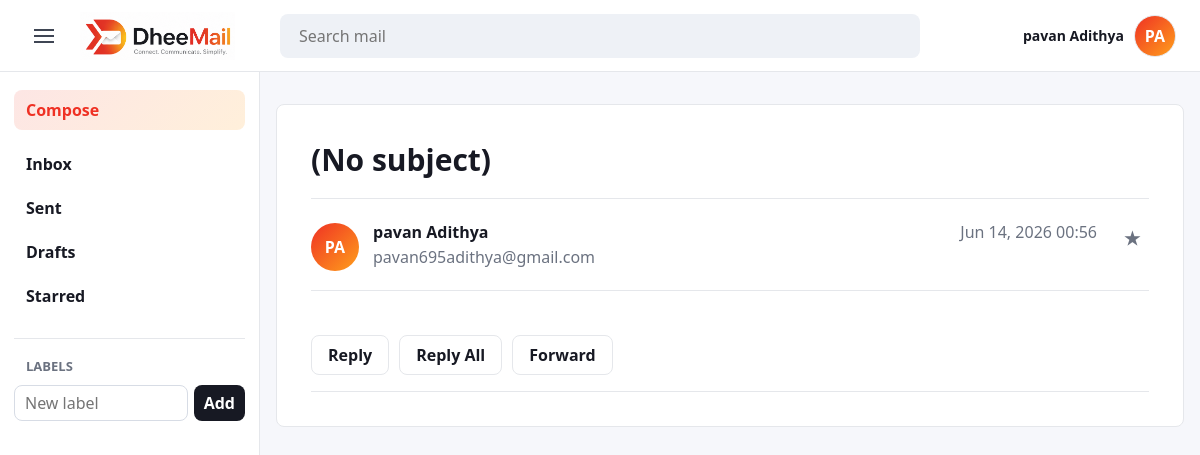
The page /emails/2/ (signed in) on the database its author committed.
### mailapp/models.py (models this page shows, shortened)
class User(AbstractUser):
    class Gender(models.TextChoices):
        FEMALE = "female", "Female"
        MALE = "male", "Male"
        OTHER = "other", "Other"
        PREFER_NOT_TO_SAY = "prefer_not_to_say", "Prefer not to say"
    avatar = models.ImageField(upload_to="avatars/", blank=True, null=True)
    gender = models.CharField(max_length=20, choices=Gender.choices, blank=True)
    contact = models.CharField(max_length=20, blank=True)
    def initials(self):
        name = self.get_full_name() or self.username
        return "".join(part[0].upper() for part in name.split()[:2]) or "U"

class Email(models.Model):
    class Status(models.TextChoices):
        DRAFT = "draft", "Draft"
        SENT = "sent", "Sent"
        READ = "read", "Read"
        STARRED = "starred", "Starred"
        DELETED = "deleted", "Deleted"
    sender = models.ForeignKey(User, on_delete=models.CASCADE, related_name="sent_emails")
    deleted_by = models.ManyToManyField(User, blank=True, related_name="deleted_emails")
    starred_by = models.ManyToManyField(User, blank=True, related_name="starred_emails")
    parent_email = models.ForeignKey(
        "self",
        on_delete=models.SET_NULL,
        blank=True,
        null=True,
        related_name="responses",
    )
    thread_root = models.ForeignKey(
        "self",
        on_delete=models.SET_NULL,
        blank=True,
        null=True,
        related_name="thread_messages",
    )
    subject = models.CharField(max_length=255, blank=True)
    body = models.TextField(blank=True)
    status = models.CharField(max_length=20, choices=Status.choices, default=Status.DRAFT)
    created_at = models.DateTimeField(auto_now_add=True)
    updated_at = models.DateTimeField(auto_now=True)
    sent_at = models.DateTimeField(blank=True, null=True)
    class Meta:
        ordering = ["-updated_at"]

### mailapp/views.py (the view)
# urls.py: path("emails/<int:pk>/", views.email_detail, name="email_detail"),
@login_required
def email_detail(request, pk):
    email = get_object_or_404(
        Email.objects.select_related("sender").prefetch_related("recipients__user", "attachments"),
        pk=pk,
    )
    if not visible_to_user(email, request.user) or email.deleted_by.filter(pk=request.user.pk).exists():
        return redirect("inbox")
    recipient = email.recipients.filter(user=request.user).first()
    if recipient and not recipient.has_read:
        recipient.has_read = True
        recipient.save(update_fields=["has_read"])
    recipients = list(email.recipients.select_related("user"))
    if email.sender_id != request.user.id:
        recipients = [
            item
            for item in recipients
            if item.kind != Recipient.Kind.BCC or item.user_id == request.user.id
        ]
    is_starred = email.starred_by.filter(pk=request.user.pk).exists()
    user_recipient = email.recipients.filter(user=request.user).first()
    assigned_label_ids = set(email.labels.filter(owner=request.user).values_list("id", flat=True))
    return render(
        request,
        "mailapp/email_detail.html",
        {
            "email": email,
            "visible_recipients": recipients,
            "is_starred": is_starred,
            "user_recipient": user_recipient,
            "assigned_label_ids": assigned_label_ids,
        },
    )

### mailapp/forms.py (shortened to what this page needs)
class LabelForm(forms.ModelForm):
    class Meta:
        model = Label
        fields = ("name",)
        widgets = {
            "name": forms.TextInput(attrs={"placeholder": "New label"}),
        }

### mailapp/context_processors.py (called while the page is built)
def mail_sidebar(request):
    if not request.user.is_authenticated:
        return {}
    unread_count = (
        Recipient.objects.filter(user=request.user, has_read=False)
        .exclude(email__status=Email.Status.DELETED)
        .exclude(email__deleted_by=request.user)
        .distinct()
        .count()
    )
    return {
        "sidebar_unread_count": unread_count,
        "sidebar_labels": Label.objects.filter(owner=request.user),
        "sidebar_label_form": LabelForm(),
    }

### mailapp/views.py (called while the page is built)
def visible_to_user(email, user):
    return email.sender_id == user.id or email.recipients.filter(user=user).exists()

### templates/mailapp/email_detail.html (shortened to what this page needs)
{% extends "base.html" %}
{% block content %}
<article class="email-detail">
    <h1 class="email-subject">{{ email.subject|default:"(No subject)" }}</h1>
    <div class="email-detail__header">
        <div class="sender-card">
            <div class="sender-avatar">
                {% if email.sender.avatar %}
                    <img src="{{ email.sender.avatar.url }}" alt="{{ email.sender.username }}">
                {% else %}
                    <span>{{ email.sender.initials }}</span>
                {% endif %}
            </div>
            <div>
                <strong>{{ email.sender.get_full_name|default:email.sender.username }}</strong>
                <p>{{ email.sender.email|default:email.sender.username }}</p>
            </div>
        </div>
        <div class="email-meta">
            <time>
                {% if email.sent_at %}
                    {{ email.sent_at|date:"M d, Y H:i" }}
                {% else %}
                    {{ email.updated_at|date:"M d, Y H:i" }}
                {% endif %}
            </time>
        </div>
        <div class="email-detail__actions">
            <form method="post" action="{% url 'toggle_star' email.pk %}" data-star-form>
                <button class="star-button {% if is_starred %}is-starred{% endif %}" type="submit" aria-label="Toggle star">&#9733;</button>
            </form>
        </div>
    </div>
    <div class="email-reply-actions email-reply-actions--bottom">
        <a class="secondary-button" href="{% url 'reply_email' email.pk %}">Reply</a>
        <a class="secondary-button" href="{% url 'reply_all_email' email.pk %}">Reply All</a>
        <a class="secondary-button" href="{% url 'forward_email' email.pk %}">Forward</a>
    </div>
</article>
{% endblock %}

### templates/base.html (shortened to what this page needs)
{% load static %}
<!doctype html>
<html lang="en">
<head>
    <link rel="stylesheet" href="{% static 'mailapp/css/styles.css' %}">
</head>
<body>
    {% if user.is_authenticated %}
    <header class="topbar">
        <div class="topbar__left">
            <button class="icon-button" type="button" data-sidebar-toggle aria-label="Toggle sidebar">
                <span></span>
                <span></span>
                <span></span>
            </button>
            <a class="brand" href="{% url 'dashboard' %}" aria-label="DheeMail dashboard">
                <img src="{% static 'mailapp/img/dheemail-logo-top.png' %}" alt="DheeMail">
            </a>
        </div>
        <form class="search" role="search" data-search-url="{% url 'search_emails' %}" autocomplete="off">
            <input type="search" placeholder="Search mail" aria-label="Search mail" data-search-input>
        </form>
        <div class="avatar-menu">
            <span class="navbar-user-name">{{ user.get_full_name|default:user.username }}</span>
            <button class="avatar-button" type="button" aria-label="Account menu" aria-expanded="false" data-dropdown-toggle>
                {% if user.avatar %}
                    <img src="{{ user.avatar.url }}" alt="{{ user.username }}">
                {% else %}
                    <span>{{ user.initials }}</span>
                {% endif %}
            </button>
        </div>
    </header>
    {% endif %}
    {% if user.is_authenticated %}
    <div class="app-layout">
        <aside class="sidebar" aria-label="Mailbox navigation">
            <nav class="sidebar-nav">
                <a class="sidebar-compose {% if request.resolver_match.url_name == 'compose' %}is-active{% endif %}" href="{% url 'compose' %}">Compose</a>
                <a class="{% if request.resolver_match.url_name == 'inbox' %}is-active{% endif %}" href="{% url 'inbox' %}">
                    <span>Inbox</span>
                </a>
                <a class="{% if request.resolver_match.url_name == 'sent' %}is-active{% endif %}" href="{% url 'sent' %}">Sent</a>
                <a class="{% if request.resolver_match.url_name == 'drafts' %}is-active{% endif %}" href="{% url 'drafts' %}">Drafts</a>
                <a class="{% if request.resolver_match.url_name == 'starred' %}is-active{% endif %}" href="{% url 'starred' %}">Starred</a>
            </nav>
            <div class="sidebar-labels">
                <div class="sidebar-labels__title">Labels</div>
                <form method="post" action="{% url 'create_label' %}" class="sidebar-label-form">
                    {{ sidebar_label_form.name }}
                    <button type="submit">Add</button>
                </form>
            </div>
        </aside>
        <main class="page">
    {% else %}
        <main class="auth-page">
    {% endif %}
            {% block content %}{% endblock %}
        </main>
    {% if user.is_authenticated %}
    </div>
    {% endif %}
</body>
</html>

### rows shown on the page
User: get_full_name "pavan Adithya", initials "PA"
Email: subject "(No subject)", sender.initials "PA", sender.get_full_name "pavan Adithya", sender.email "pavan695adithya@gmail.com", updated_at "Jun 14, 2026 00:56"
